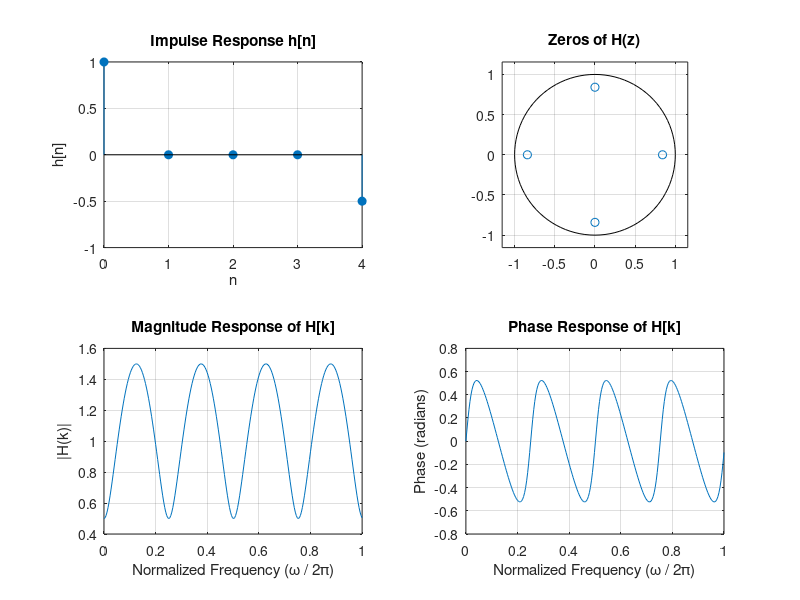

The MATLAB script that drew this image: (Note: this script raises an error after producing the figure.)
%A)
NFFT = 256; 
h = [1, 0, 0, 0, -0.5]; % h[n]
h_padded = [h, zeros(1, NFFT - length(h))];
H = fft(h_padded, NFFT);
omega = linspace(0, 2*pi, NFFT);
z = roots([1, 0, 0, 0, -0.5]);

% Plot h[n]
figure; %Figure 1
subplot(2,2,1);
stem(0:length(h)-1, h, 'filled');
xlabel('n'); ylabel('h[n]');
title('Impulse Response h[n]'); grid on;

% Plot zeros of H(z)
subplot(2,2,2);
zplane(z);
title('Zeros of H(z)');
grid on;

% Plot magnitude response
subplot(2,2,3);
plot(omega/(2*pi), abs(H));
xlabel('Normalized Frequency (\omega / 2\pi)');
ylabel('|H(k)|');
title('Magnitude Response of H[k]'); 
grid on;

% Plot phase response
subplot(2,2,4);
plot(omega/(2*pi), angle(H));
xlabel('Normalized Frequency (\omega / 2\pi)');
ylabel('Phase (radians)');
title('Phase Response of H[k]'); 
grid on;

%B)
%1)
H1 = 1 ./ H;
N = 16;
h1 = ifft(H1, N, 'symmetric');

figure; %Figure 2
% Plot linear magnitude and phase of H(k)
subplot(2, 2, 1);
plot(omega / (2*pi), abs(H));
xlabel('Normalized Frequency (\omega / 2\pi)');
ylabel('|H(k)|');
title('Magnitude of H(k)');
grid on;

subplot(2, 2, 2);
plot(omega / (2*pi), angle(H));
xlabel('Normalized Frequency (\omega / 2\pi)');
ylabel('Phase (radians)');
title('Phase of H(k)');
grid on;

% Plot linear magnitude and phase of H1(k)
subplot(2, 2, 3);
plot(omega / (2*pi), abs(H1));
xlabel('Normalized Frequency (\omega / 2\pi)');
ylabel('|H1(k)|');
title('Magnitude of H1(k)');
grid on;

subplot(2, 2, 4);
plot(omega / (2*pi), angle(H1));
xlabel('Normalized Frequency (\omega / 2\pi)');
ylabel('Phase (radians)');
title('Phase of H1(k)');
grid on;

%The inverse DFT solution of h1[n] is not identical to the analytical
%solution because it goes through temporal aliasing. 

%2)
% Plot h1[n]
figure; %Figure 3
subplot(1,2,1)
stem(0:N-1, h1, 'filled');
xlabel('n'); ylabel('h1[n]');
title('Impulse Response h1[n]');
grid on;

%Plot the zeros of H1(z)
poles_H = roots([1, 0, 0, 0, -0.5]);
subplot(1,2,2);
zplane([], poles_H);

%3)
h1_padded = [h1, zeros(1, NFFT - N)];
H1_fft = fft(h1_padded, NFFT);
figure; %Figure 4
subplot(1,2,1);
plot(omega / (2*pi), abs(H1_fft));
xlabel('Normalized Frequency (\omega / 2\pi)');
ylabel('|H1(k)|');
title('Magnitude of H1(k) (Zero-padded)');
grid on;

subplot(1,2,2);
plot(omega / (2*pi), angle(H1_fft));  
xlabel('Normalized Frequency (\omega / 2\pi)');
ylabel('Phase (radians)');
title('Phase of H1(k) (Zero-padded)');
grid on;

%4)
H_z = fft(h, 32);  
H1_z = fft(h1, 32);
H2_z = H_z .* H1_z;  
h2 = ifft(H2_z, 32);  

% Plot h2[n] 
figure; %Figure 5
stem(0:31, real(h2))
title('h2[n]')
xlabel('n')
ylabel('h2[n]')

%5)
h2_truncated = real(h2(1:(N + N - 1)));
H2_z_truncated = h2_truncated; 
zeros_H2 = roots(H2_z_truncated);
figure; %Figure 6
zplane(zeros_H2);

%6) 
h2_augmented = [h2_truncated, zeros(1, NFFT - length(h2_truncated))];
H2_k = fft(h2_augmented, NFFT);
figure; %Figure 7
subplot(2,1,1)
plot(omega, abs(H2_k))
title('Magnitude of H_2(k)')
xlabel('\omega (radians/sample)')
ylabel('|H_2(k)|')
ylim([0, max(abs(H2_k))]) 
subplot(2,1,2)
plot(omega, angle(H2_k))
title('Phase of H_2(k)')
xlabel('\omega (radians/sample)')
ylabel('Phase(H_2(k))')
ylim([-pi, pi]) 


%C)
%1)
H1 = 1 ./ H;
N = 64;
h1 = ifft(H1, N, 'symmetric');

figure; %Figure 8
% Plot linear magnitude and phase of H(k)
subplot(2, 2, 1);
plot(omega / (2*pi), abs(H));
xlabel('Normalized Frequency (\omega / 2\pi)');
ylabel('|H(k)|');
title('Magnitude of H(k)');
grid on;

subplot(2, 2, 2);
plot(omega / (2*pi), angle(H));
xlabel('Normalized Frequency (\omega / 2\pi)');
ylabel('Phase (radians)');
title('Phase of H(k)');
grid on;

% Plot linear magnitude and phase of H1(k)
subplot(2, 2, 3);
plot(omega / (2*pi), abs(H1));
xlabel('Normalized Frequency (\omega / 2\pi)');
ylabel('|H1(k)|');
title('Magnitude of H1(k)');
grid on;

subplot(2, 2, 4);
plot(omega / (2*pi), angle(H1));
xlabel('Normalized Frequency (\omega / 2\pi)');
ylabel('Phase (radians)');
title('Phase of H1(k)');
grid on;

%The inverse DFT solution of h1[n] is not identical to the analytical
%solution because it goes through temporal aliasing. 

%2)
% Plot h1[n]
figure; %Figure 9
subplot(1,2,1)
stem(0:N-1, h1, 'filled');
xlabel('n'); ylabel('h1[n]');
title('Impulse Response h1[n]');
grid on;

%Plot the zeros of H1(z)
poles_H = roots([1, 0, 0, 0, -0.5]);
subplot(1,2,2);
zplane([], poles_H);

%3)
h1_padded = [h1, zeros(1, NFFT - N)];
H1_fft = fft(h1_padded, NFFT);
figure; %Figure 10
subplot(1,2,1);
plot(omega / (2*pi), abs(H1_fft));
xlabel('Normalized Frequency (\omega / 2\pi)');
ylabel('|H1(k)|');
title('Magnitude of H1(k) (Zero-padded)');
grid on;

subplot(1,2,2);
plot(omega / (2*pi), angle(H1_fft));  
xlabel('Normalized Frequency (\omega / 2\pi)');
ylabel('Phase (radians)');
title('Phase of H1(k) (Zero-padded)');
grid on;

%4)
H_z = fft(h, 128);  
H1_z = fft(h1, 128);
H2_z = H_z .* H1_z;  
h2 = ifft(H2_z, 128);  

% Plot h2[n] 
figure; %Figure 11
stem(0:127, real(h2))
title('h2[n]')
xlabel('n')
ylabel('h2[n]')

%5)
h2_truncated = real(h2(1:(2*N- 1)));
H2_z_truncated = h2_truncated; 
zeros_H2 = roots(H2_z_truncated);
figure; %Figure 12
zplane(zeros_H2);

%6) 
h2_augmented = [h2_truncated, zeros(1, NFFT - length(h2_truncated))];
H2_k = fft(h2_augmented, NFFT);
figure; %Figure 13
subplot(2,1,1)
plot(omega, abs(H2_k))
title('Magnitude of H_2(k)')
xlabel('\omega (radians/sample)')
ylabel('|H_2(k)|')
ylim([0, max(abs(H2_k))]) 
subplot(2,1,2)
plot(omega, angle(H2_k))
title('Phase of H_2(k)')
xlabel('\omega (radians/sample)')
ylabel('Phase(H_2(k))')
ylim([-pi, pi]) 